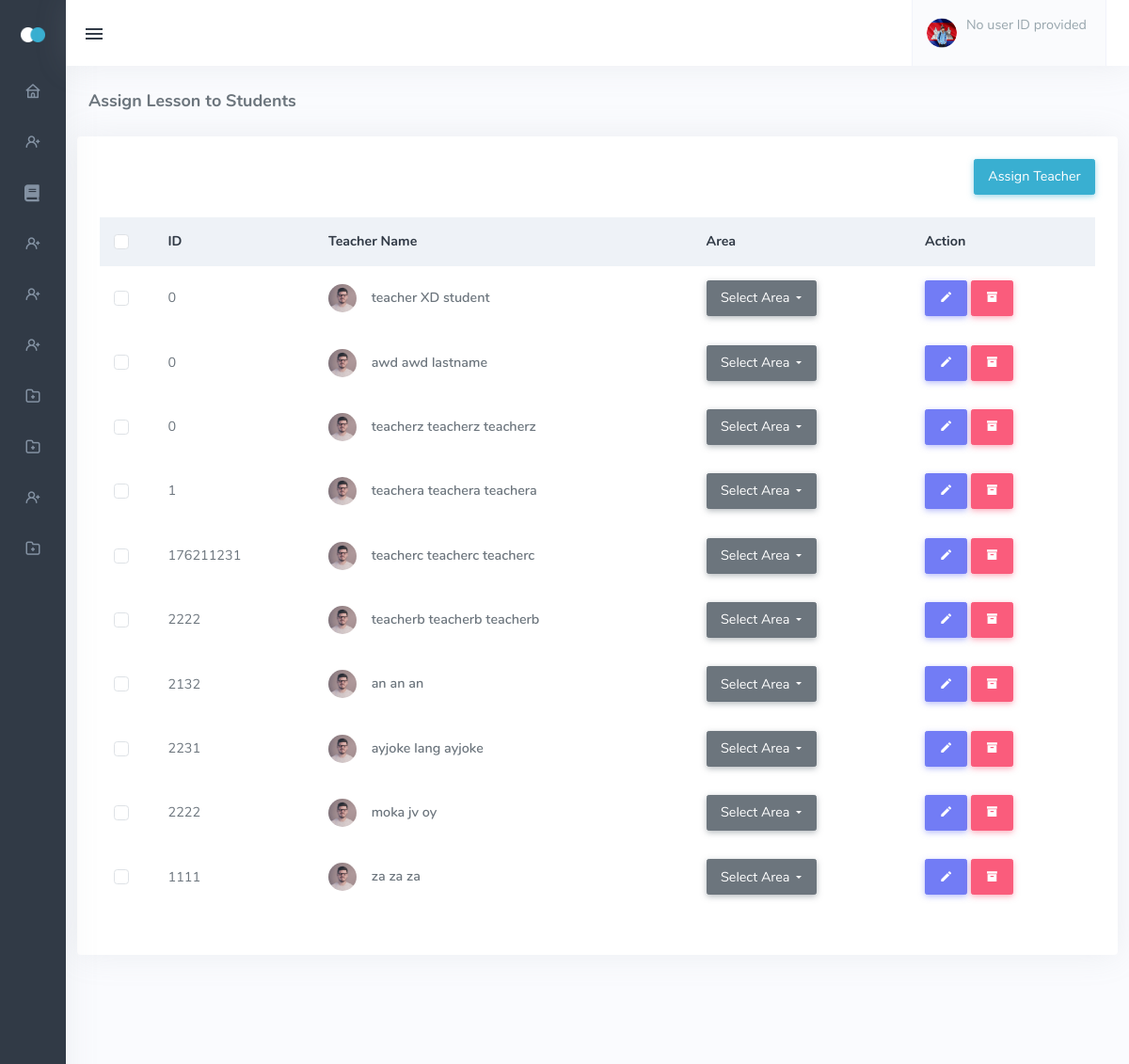
The page /admin_assign_teacher_lesson.php on the database as committed earlier.
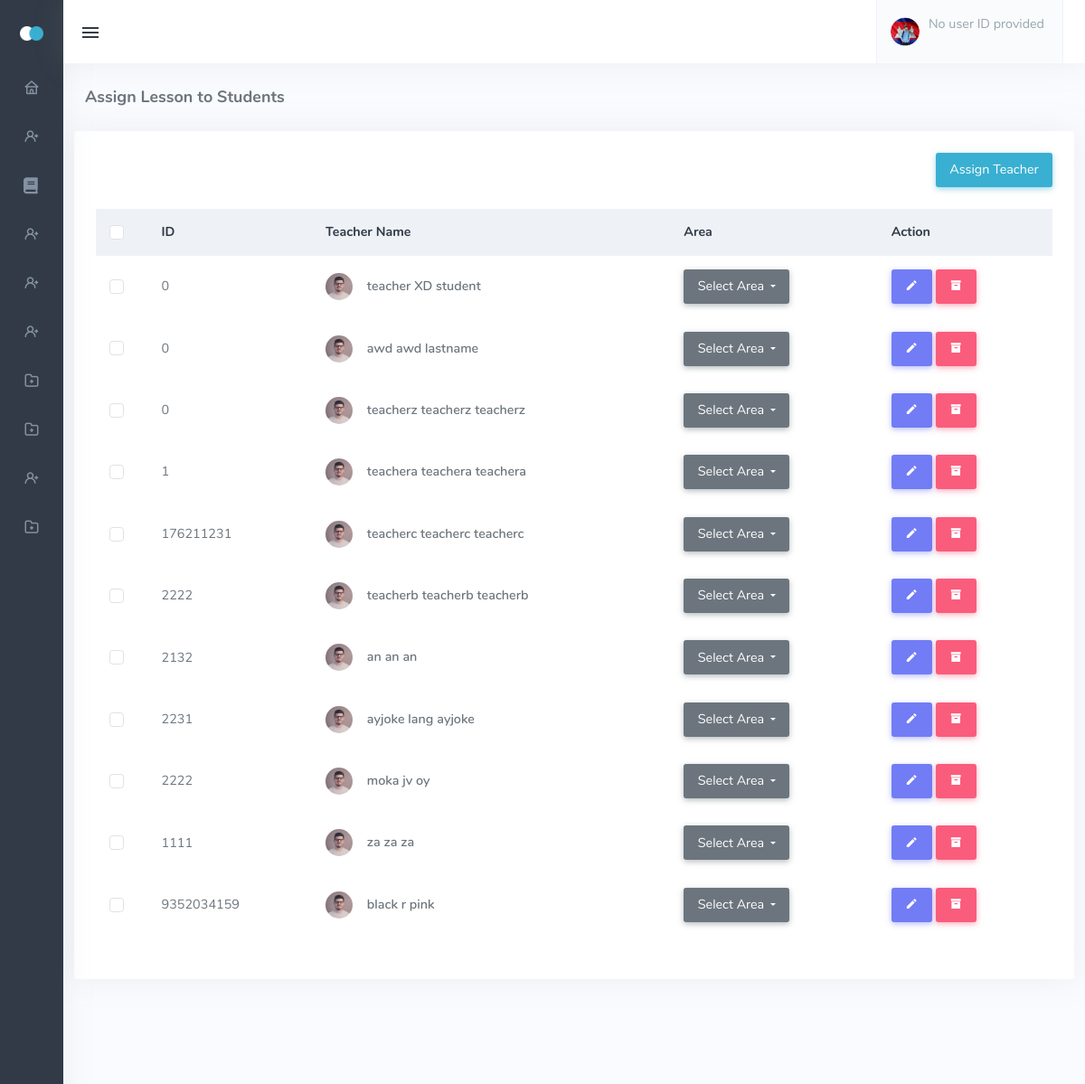
The same page on the database as committed later.
### tables this page shows
CREATE TABLE `tbl_teachers` (
  `teacher_id` bigint(11) NOT NULL,
  `user_id` int(11) NOT NULL,
  `credentials_id` int(11) NOT NULL,
  `address_id` int(11) NOT NULL,
  `level_id` int(11) NOT NULL,
  `status_id` int(11) NOT NULL,
  `account_id` int(11) NOT NULL,
  `valid_id` int(11) NOT NULL
);

CREATE TABLE `tbl_userinfo` (
  `user_id` int(11) NOT NULL,
  `firstname` varchar(244) NOT NULL,
  `middlename` varchar(244) NOT NULL,
  `lastname` varchar(244) NOT NULL,
  `birthday` date NOT NULL,
  `gender` varchar(244) NOT NULL
);

### admin_assign_teacher_lesson.php (the view, shortened to what the changed rows need)
<!DOCTYPE html>
<html lang="en" class="menuitem-active"><head>
    <link href="assets/css/icons.min.css" rel="stylesheet" type="text/css">
    <link href="assets/css/app.min.css" rel="stylesheet" type="text/css" id="light-style">
    <link href="assets/css/app-dark.min.css" rel="stylesheet" type="text/css" id="dark-style" disabled="disabled">
    <link rel="stylesheet" href="https://cdnjs.cloudflare.com/ajax/libs/font-awesome/5.15.3/css/all.min.css">
    <link href="assets/css/vendor/quill.core.css" rel="stylesheet" type="text/css" />
    <link href="assets/css/vendor/quill.snow.css" rel="stylesheet" type="text/css" />
</head>
<body class="show" data-layout-config="{&quot;leftSideBarTheme&quot;:&quot;dark&quot;,&quot;layoutBoxed&quot;:false, &quot;leftSidebarCondensed&quot;:false, &quot;leftSidebarScrollable&quot;:false,&quot;darkMode&quot;:false, &quot;showRightSidebarOnStart&quot;: true}" data-leftbar-theme="dark" data-leftbar-compact-mode="condensed" style="visibility: visible;">
    <div class="wrapper">
        <div class="content-page">
      <div class="row">
    <div class="col-12">
        <div class="card">
            <div class="card-body">
                <div class="table-responsive">
                    <table class="table table-centered table-borderless table-hover w-100 dt-responsive nowrap"
                           id="products-datatable">
                        <thead class="table-light">
                        <tr>
                            <th style="width: 20px;">
                                <div class="form-check">
                                    <input type="checkbox" class="form-check-input" id="customCheck1">
                                    <label class="form-check-label" for="customCheck1">&nbsp;</label>
                                </div>
                            </th>
                            <th>ID</th>
                            <th>Teacher Name</th>
                            <th>Area</th>
                            <th>Action</th>
                        </tr>
                        </thead>
                        <tbody>
                        <?php
                        include 'dbcon.php';
                        $sql = "SELECT tbl_teachers.teacher_id, tbl_userinfo.user_id, tbl_userinfo.firstname, tbl_userinfo.middlename, tbl_userinfo.lastname,
                        tbl_usercredentials.email, tbl_usercredentials.contact, tbl_user_level.level, tbl_user_status.status
                        FROM tbl_teachers
                        JOIN tbl_userinfo ON tbl_teachers.user_id = tbl_userinfo.user_id
                        JOIN tbl_usercredentials ON tbl_teachers.credentials_id = tbl_usercredentials.usercredentials_id
                        JOIN tbl_user_level ON tbl_teachers.level_id = tbl_user_level.level_id
                        JOIN tbl_user_status ON tbl_teachers.status_id = tbl_user_status.status_id
                        -- JOIN tbl_area ON tbl_teachers.area_id = tbl_area.area_id
                        WHERE tbl_user_level.level = 'TEACHER' AND tbl_user_status.status = 1";
                        $result = mysqli_query($conn, $sql);
                        if ($result && mysqli_num_rows($result) > 0) {
                            while ($row = mysqli_fetch_assoc($result)) {
                                ?>
                                                                        <tr>
                                                                            <td>
                                                                                <div class="form-check">
                                                                                    <input type="checkbox" class="form-check-input" id="customCheck2">
                                                                                    <label class="form-check-label" for="customCheck2">&nbsp;</label>
                                                                                </div>
                                                                            </td>
                                                                            <td><?php echo $row['teacher_id'] ?></td>
                                                                            <td class="table-user">
                                                                                <img src="assets/images/users/avatar-4.jpg" alt="table-user"
                                                                                     class="me-2 rounded-circle">
                                                                                <a href="javascript:void(0);" class="text-body fw-semibold">
                                                                                    <?php echo $row['firstname'] . ' ' . $row['middlename'] . ' ' . $row['lastname'] ?>
                                                                                </a>
                                                                            </td>
                                                                            <td>
                    <div class="dropdown">
                        <button class="btn btn-secondary dropdown-toggle" type="button" id="areaDropdown" data-bs-toggle="dropdown" aria-haspopup="true" aria-expanded="false">
                            <?php
                            if (!empty($selectedArea)) {
                                echo $selectedArea;
                            } else {
                                echo 'Select Area';
                            }
                            ?>
                        </button>
                    </div>
                </td>
                                                                            <td>
                                                                                <a href="admin_edit_teacher_acc.php?user_id=<?php echo $row['user_id'] ?>">
                                                                                    <button type="button" class="btn btn-primary"><i
                                                                                                class="mdi mdi-pencil"></i></button>
                                                                                </a>
                                                                                <a href="admin_teacher_deactivate.php?teacher_id=<?php echo $row['teacher_id'] ?>"
                                                                                   class="decline">
                                                                                    <button type="button" class="btn btn-danger"><i
                                                                                                class="mdi mdi-archive"></i></button>
                                                                                </a>
                                                                            </td>
                                                                        </tr>
                                                                        <?php
                            }
                        } else {
                            ?>
                                                <tr>
                                                    <td colspan="6">No teachers found.</td>
                                                </tr>
                                                <?php
                        }
                        ?>
                        </tbody>
                    </table>
                </div>
            </div>
        </div>
    </div>
</div>
</body></html>

Rows that differ between the two databases and show on the page:
added tbl_teachers: teacher "9352034159", user_id.firstname "black", user_id.middlename "r", user_id.lastname "pink"
